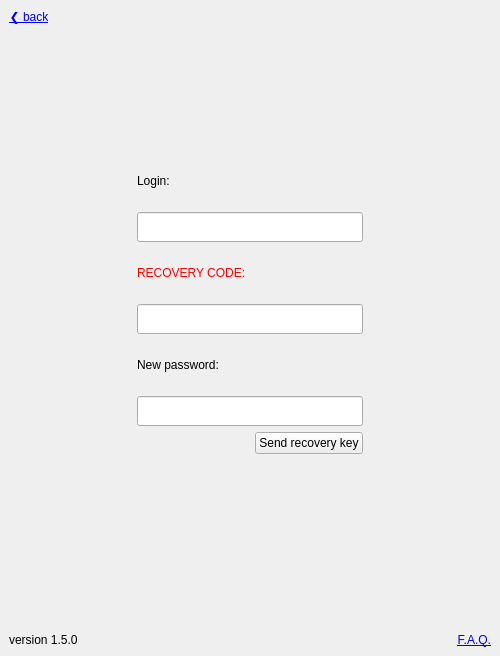
<?xml version="1.0" encoding="UTF-8"?>
<ui version="4.0">
 <class>Forgot_Pass_Window</class>
 <widget class="QMainWindow" name="Forgot_Pass_Window">
  <property name="geometry">
   <rect>
    <x>0</x>
    <y>0</y>
    <width>500</width>
    <height>656</height>
   </rect>
  </property>
  <property name="sizePolicy">
   <sizepolicy hsizetype="Preferred" vsizetype="Minimum">
    <horstretch>0</horstretch>
    <verstretch>0</verstretch>
   </sizepolicy>
  </property>
  <property name="minimumSize">
   <size>
    <width>350</width>
    <height>550</height>
   </size>
  </property>
  <property name="windowTitle">
   <string>NAZVA</string>
  </property>
  <property name="windowIcon">
   <iconset>
    <normaloff>../../../../Photos/Pictures/Icons/Lumicons ico pack/System/Device Keyboard.ico</normaloff>../../../../Photos/Pictures/Icons/Lumicons ico pack/System/Device Keyboard.ico</iconset>
  </property>
  <widget class="QWidget" name="centralwidget">
   <layout class="QVBoxLayout" name="verticalLayout_2">
    <item alignment="Qt::AlignLeft">
     <widget class="QPushButton" name="btn_back">
      <property name="styleSheet">
       <string notr="true">color: blue;
outline: none;
border: 0;
background: transparent;
text-decoration: underline;</string>
      </property>
      <property name="text">
       <string>❮ back</string>
      </property>
     </widget>
    </item>
    <item>
     <spacer name="verSpacer_1">
      <property name="orientation">
       <enum>Qt::Vertical</enum>
      </property>
      <property name="sizeType">
       <enum>QSizePolicy::Maximum</enum>
      </property>
      <property name="sizeHint" stdset="0">
       <size>
        <width>20</width>
        <height>50</height>
       </size>
      </property>
     </spacer>
    </item>
    <item>
     <widget class="QLabel" name="text_error">
      <property name="sizePolicy">
       <sizepolicy hsizetype="Preferred" vsizetype="Maximum">
        <horstretch>0</horstretch>
        <verstretch>0</verstretch>
       </sizepolicy>
      </property>
      <property name="minimumSize">
       <size>
        <width>0</width>
        <height>50</height>
       </size>
      </property>
      <property name="text">
       <string/>
      </property>
      <property name="alignment">
       <set>Qt::AlignCenter</set>
      </property>
     </widget>
    </item>
    <item>
     <spacer name="verSpacer_2">
      <property name="orientation">
       <enum>Qt::Vertical</enum>
      </property>
      <property name="sizeType">
       <enum>QSizePolicy::Maximum</enum>
      </property>
      <property name="sizeHint" stdset="0">
       <size>
        <width>20</width>
        <height>20</height>
       </size>
      </property>
     </spacer>
    </item>
    <item>
     <layout class="QGridLayout" name="gridLayout">
      <item row="0" column="0">
       <spacer name="horSpacer_1">
        <property name="orientation">
         <enum>Qt::Horizontal</enum>
        </property>
        <property name="sizeType">
         <enum>QSizePolicy::Maximum</enum>
        </property>
        <property name="sizeHint" stdset="0">
         <size>
          <width>150</width>
          <height>20</height>
         </size>
        </property>
       </spacer>
      </item>
      <item row="5" column="1">
       <widget class="QLineEdit" name="login_new_pass">
        <property name="sizePolicy">
         <sizepolicy hsizetype="Maximum" vsizetype="Minimum">
          <horstretch>0</horstretch>
          <verstretch>0</verstretch>
         </sizepolicy>
        </property>
        <property name="minimumSize">
         <size>
          <width>0</width>
          <height>30</height>
         </size>
        </property>
        <property name="maximumSize">
         <size>
          <width>300</width>
          <height>16777215</height>
         </size>
        </property>
       </widget>
      </item>
      <item row="4" column="1">
       <widget class="QLabel" name="text_new_pass">
        <property name="sizePolicy">
         <sizepolicy hsizetype="Preferred" vsizetype="Minimum">
          <horstretch>0</horstretch>
          <verstretch>0</verstretch>
         </sizepolicy>
        </property>
        <property name="minimumSize">
         <size>
          <width>0</width>
          <height>50</height>
         </size>
        </property>
        <property name="styleSheet">
         <string notr="true">font: 14pt &quot;Nirmala UI Semilight&quot;;</string>
        </property>
        <property name="text">
         <string>New password:</string>
        </property>
       </widget>
      </item>
      <item row="1" column="2">
       <spacer name="horSpacer_2">
        <property name="orientation">
         <enum>Qt::Horizontal</enum>
        </property>
        <property name="sizeType">
         <enum>QSizePolicy::Maximum</enum>
        </property>
        <property name="sizeHint" stdset="0">
         <size>
          <width>150</width>
          <height>20</height>
         </size>
        </property>
       </spacer>
      </item>
      <item row="0" column="1">
       <widget class="QLabel" name="text_login">
        <property name="sizePolicy">
         <sizepolicy hsizetype="Preferred" vsizetype="Minimum">
          <horstretch>0</horstretch>
          <verstretch>0</verstretch>
         </sizepolicy>
        </property>
        <property name="minimumSize">
         <size>
          <width>0</width>
          <height>50</height>
         </size>
        </property>
        <property name="styleSheet">
         <string notr="true">font: 14pt &quot;Nirmala UI Semilight&quot;;</string>
        </property>
        <property name="text">
         <string>Login: </string>
        </property>
       </widget>
      </item>
      <item row="6" column="1">
       <layout class="QHBoxLayout" name="horizontalLayout_2">
        <item>
         <spacer name="horizontalSpacer">
          <property name="orientation">
           <enum>Qt::Horizontal</enum>
          </property>
          <property name="sizeType">
           <enum>QSizePolicy::Maximum</enum>
          </property>
          <property name="sizeHint" stdset="0">
           <size>
            <width>140</width>
            <height>20</height>
           </size>
          </property>
         </spacer>
        </item>
        <item>
         <widget class="QPushButton" name="btn_button">
          <property name="text">
           <string>Send recovery key</string>
          </property>
         </widget>
        </item>
       </layout>
      </item>
      <item row="3" column="1">
       <widget class="QLineEdit" name="line_recovery_code">
        <property name="sizePolicy">
         <sizepolicy hsizetype="Minimum" vsizetype="Minimum">
          <horstretch>0</horstretch>
          <verstretch>0</verstretch>
         </sizepolicy>
        </property>
        <property name="minimumSize">
         <size>
          <width>0</width>
          <height>30</height>
         </size>
        </property>
        <property name="maximumSize">
         <size>
          <width>300</width>
          <height>16777215</height>
         </size>
        </property>
       </widget>
      </item>
      <item row="1" column="1">
       <widget class="QLineEdit" name="line_login">
        <property name="sizePolicy">
         <sizepolicy hsizetype="Minimum" vsizetype="Minimum">
          <horstretch>0</horstretch>
          <verstretch>0</verstretch>
         </sizepolicy>
        </property>
        <property name="minimumSize">
         <size>
          <width>0</width>
          <height>30</height>
         </size>
        </property>
        <property name="maximumSize">
         <size>
          <width>300</width>
          <height>16777215</height>
         </size>
        </property>
       </widget>
      </item>
      <item row="2" column="1">
       <widget class="QLabel" name="text_recovery_code">
        <property name="sizePolicy">
         <sizepolicy hsizetype="Preferred" vsizetype="Minimum">
          <horstretch>0</horstretch>
          <verstretch>0</verstretch>
         </sizepolicy>
        </property>
        <property name="minimumSize">
         <size>
          <width>0</width>
          <height>50</height>
         </size>
        </property>
        <property name="styleSheet">
         <string notr="true">font: 14pt &quot;Nirmala UI Semilight&quot;;
color: rgb(255, 0, 0);</string>
        </property>
        <property name="text">
         <string>RECOVERY CODE:</string>
        </property>
       </widget>
      </item>
     </layout>
    </item>
    <item>
     <spacer name="verSpacer_3">
      <property name="orientation">
       <enum>Qt::Vertical</enum>
      </property>
      <property name="sizeHint" stdset="0">
       <size>
        <width>20</width>
        <height>40</height>
       </size>
      </property>
     </spacer>
    </item>
    <item>
     <layout class="QHBoxLayout" name="horizontalLayout">
      <item>
       <widget class="QLabel" name="text_version">
        <property name="text">
         <string>version 1.5.0</string>
        </property>
       </widget>
      </item>
      <item>
       <widget class="QLabel" name="text_FAQ">
        <property name="text">
         <string>&lt;html&gt;&lt;head/&gt;&lt;body&gt;&lt;p&gt;&lt;a href=&quot;http://www.qtcentre.org&quot;&gt;&lt;span style=&quot; text-decoration: underline; color:#0000ff;&quot;&gt;F.A.Q.&lt;/span&gt;&lt;/a&gt;&lt;/p&gt;&lt;/body&gt;&lt;/html&gt;</string>
        </property>
        <property name="alignment">
         <set>Qt::AlignRight|Qt::AlignTrailing|Qt::AlignVCenter</set>
        </property>
        <property name="openExternalLinks">
         <bool>true</bool>
        </property>
       </widget>
      </item>
     </layout>
    </item>
   </layout>
  </widget>
 </widget>
 <resources/>
 <connections/>
</ui>
